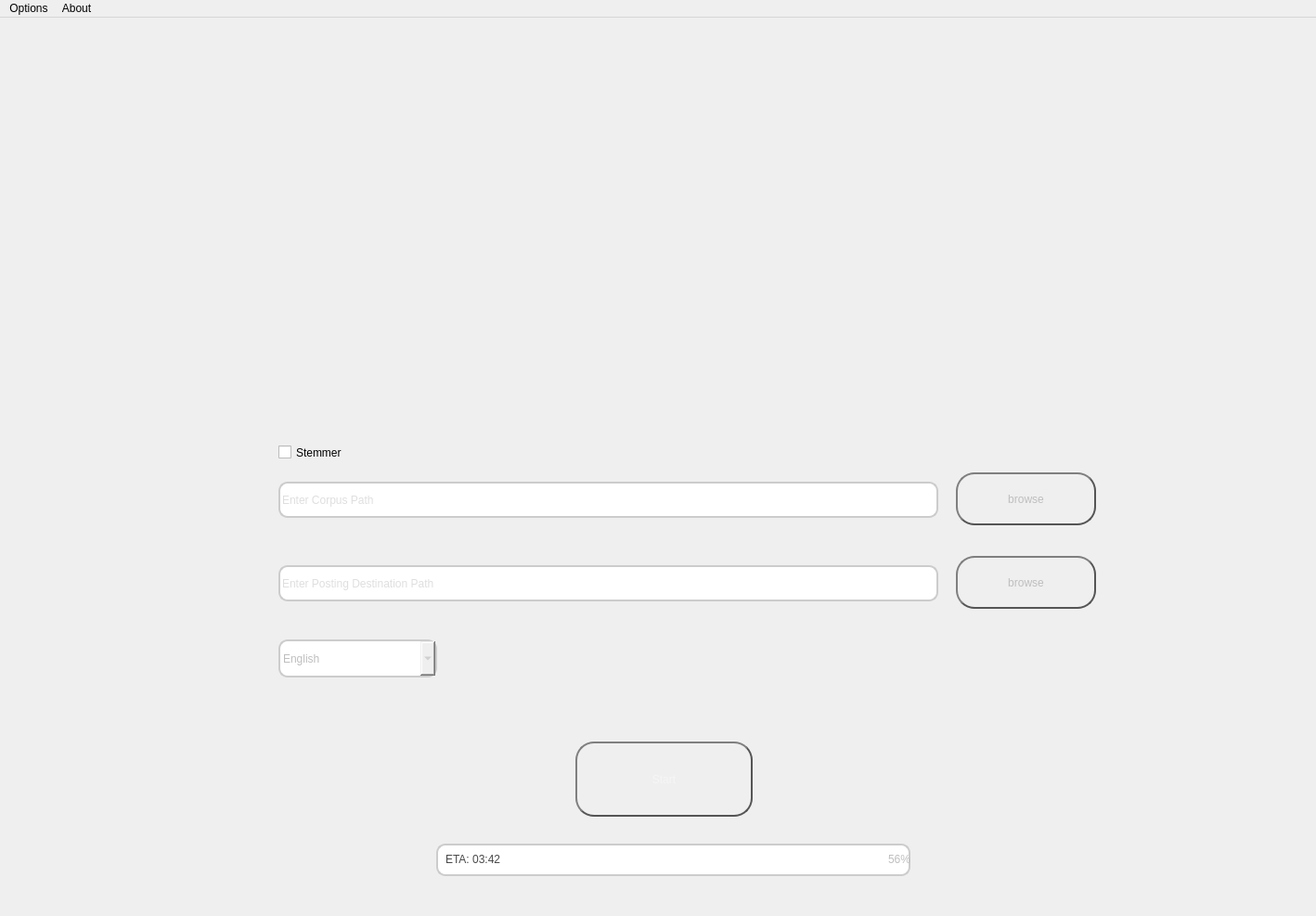
<?xml version="1.0" encoding="UTF-8"?>
<ui version="4.0">
 <class>MainWindow</class>
 <widget class="QMainWindow" name="MainWindow">
  <property name="geometry">
   <rect>
    <x>0</x>
    <y>0</y>
    <width>1418</width>
    <height>987</height>
   </rect>
  </property>
  <property name="windowTitle">
   <string>GoldenCCB</string>
  </property>
  <property name="windowIcon">
   <iconset resource="../../../../../Python35/Lib/site-packages/PyQt5/resources/resource.qrc">
    <normaloff>:/windowIcon/goldenccb_icon_E7q_icon.ico</normaloff>:/windowIcon/goldenccb_icon_E7q_icon.ico</iconset>
  </property>
  <property name="styleSheet">
   <string notr="true">background-image: url(:/back1/intro-bg.jpg);</string>
  </property>
  <widget class="QWidget" name="centralwidget">
   <widget class="QPushButton" name="browse_data_btn">
    <property name="geometry">
     <rect>
      <x>1030</x>
      <y>490</y>
      <width>151</width>
      <height>57</height>
     </rect>
    </property>
    <property name="cursor">
     <cursorShape>PointingHandCursor</cursorShape>
    </property>
    <property name="styleSheet">
     <string notr="true">QPushButton {
    color: #BEBEBE;
    border: 2px solid #555;
    border-radius: 20px;
    border-style: outset;
    background: qradialgradient(
        cx: 0.3, cy: -0.4, fx: 0.3, fy: -0.4,
        radius: 1.35, stop: 0 #F5F5F5, stop: 1 #F5F5F5
        );
    padding: 5px;
    }

QPushButton:hover {
    color: #404040;
    background: qradialgradient(
        cx: 0.3, cy: -0.4, fx: 0.3, fy: -0.4,
        radius: 1.35, stop: 0 #F5F5F5, stop: 1 #F5F5F5
        );
    }

QPushButton:pressed {
    border-style: inset;
    background: qradialgradient(
        cx: 0.4, cy: -0.1, fx: 0.4, fy: -0.1,
        radius: 1.35, stop: 0 #fff, stop: 1 #ddd
        );
    }</string>
    </property>
    <property name="text">
     <string>browse</string>
    </property>
    <property name="icon">
     <iconset resource="../../../../../Python35/Lib/site-packages/PyQt5/resources/resource.qrc">
      <normaloff>:/FolderIcon/iconfinder_icon-101-folder-search_314678.ico</normaloff>:/FolderIcon/iconfinder_icon-101-folder-search_314678.ico</iconset>
    </property>
   </widget>
   <widget class="QPushButton" name="browse_post_dest_btn">
    <property name="geometry">
     <rect>
      <x>1030</x>
      <y>580</y>
      <width>151</width>
      <height>57</height>
     </rect>
    </property>
    <property name="cursor">
     <cursorShape>PointingHandCursor</cursorShape>
    </property>
    <property name="styleSheet">
     <string notr="true">QPushButton {
    color: #BEBEBE;
    border: 2px solid #555;
    border-radius: 20px;
    border-style: outset;
    background: qradialgradient(
        cx: 0.3, cy: -0.4, fx: 0.3, fy: -0.4,
        radius: 1.35, stop: 0 #F5F5F5, stop: 1 #F5F5F5
        );
    padding: 5px;
    }

QPushButton:hover {
    color: #404040;
    background: qradialgradient(
        cx: 0.3, cy: -0.4, fx: 0.3, fy: -0.4,
        radius: 1.35, stop: 0 #F5F5F5, stop: 1 #F5F5F5
        );
    }

QPushButton:pressed {
    border-style: inset;
    background: qradialgradient(
        cx: 0.4, cy: -0.1, fx: 0.4, fy: -0.1,
        radius: 1.35, stop: 0 #fff, stop: 1 #ddd
        );
    }</string>
    </property>
    <property name="text">
     <string>browse</string>
    </property>
    <property name="icon">
     <iconset resource="../../../../../Python35/Lib/site-packages/PyQt5/resources/resource.qrc">
      <normaloff>:/FolderIcon/iconfinder_icon-101-folder-search_314678.ico</normaloff>:/FolderIcon/iconfinder_icon-101-folder-search_314678.ico</iconset>
    </property>
   </widget>
   <widget class="QLineEdit" name="lineEdit_posting_dest_path">
    <property name="geometry">
     <rect>
      <x>300</x>
      <y>590</y>
      <width>711</width>
      <height>39</height>
     </rect>
    </property>
    <property name="styleSheet">
     <string notr="true">QLineEdit {
 color: #BEBEBE; 
border: 2px solid #cccccc;
border-radius: 10px;
 }</string>
    </property>
    <property name="text">
     <string/>
    </property>
    <property name="placeholderText">
     <string>Enter Posting Destination Path</string>
    </property>
    <property name="clearButtonEnabled">
     <bool>true</bool>
    </property>
   </widget>
   <widget class="QLineEdit" name="lineEdit_data_path">
    <property name="geometry">
     <rect>
      <x>300</x>
      <y>500</y>
      <width>711</width>
      <height>39</height>
     </rect>
    </property>
    <property name="styleSheet">
     <string notr="true">QLineEdit {
 color: #BEBEBE; 
border: 2px solid #cccccc;
border-radius: 10px;
 }</string>
    </property>
    <property name="inputMask">
     <string/>
    </property>
    <property name="text">
     <string/>
    </property>
    <property name="placeholderText">
     <string>Enter Corpus Path</string>
    </property>
    <property name="clearButtonEnabled">
     <bool>true</bool>
    </property>
   </widget>
   <widget class="QCheckBox" name="stemmer_checkBox">
    <property name="geometry">
     <rect>
      <x>300</x>
      <y>450</y>
      <width>181</width>
      <height>37</height>
     </rect>
    </property>
    <property name="styleSheet">
     <string notr="true">background-image: url(:/trasparent/transparent.png);
font: 81 8pt &quot;Raleway ExtraBold&quot;;</string>
    </property>
    <property name="text">
     <string>Stemmer</string>
    </property>
   </widget>
   <widget class="QPushButton" name="start_btn">
    <property name="geometry">
     <rect>
      <x>620</x>
      <y>780</y>
      <width>191</width>
      <height>81</height>
     </rect>
    </property>
    <property name="cursor">
     <cursorShape>PointingHandCursor</cursorShape>
    </property>
    <property name="styleSheet">
     <string notr="true">QPushButton {
    color: #F5F5F5;
    border: 2px solid #555;
    border-radius: 20px;
    border-style: outset;
    background: qradialgradient(
        cx: 0.3, cy: -0.4, fx: 0.3, fy: -0.4,
        radius: 1.35, stop: 0 	#68abfd, stop: 1 #157efb
        );
    padding: 5px;
    }

QPushButton:hover {
    background: qradialgradient(
        cx: 0.3, cy: -0.4, fx: 0.3, fy: -0.4,
        radius: 1.35, stop: 0 #cde3fe, stop: 1 #68abfd
        );
    }

QPushButton:pressed {
    border-style: inset;
    background: qradialgradient(
        cx: 0.4, cy: -0.1, fx: 0.4, fy: -0.1,
        radius: 1.35, stop: 0 #fff, stop: 1 #ddd
        );
    }</string>
    </property>
    <property name="text">
     <string>Start</string>
    </property>
   </widget>
   <widget class="QLabel" name="logo_label">
    <property name="geometry">
     <rect>
      <x>230</x>
      <y>20</y>
      <width>1001</width>
      <height>411</height>
     </rect>
    </property>
    <property name="styleSheet">
     <string notr="true">background-image: url(:/logo/white_goldenCCB_logo.png);</string>
    </property>
    <property name="text">
     <string/>
    </property>
   </widget>
   <widget class="QProgressBar" name="progressBar">
    <property name="geometry">
     <rect>
      <x>470</x>
      <y>890</y>
      <width>511</width>
      <height>35</height>
     </rect>
    </property>
    <property name="styleSheet">
     <string notr="true">QProgressBar {
 color: #BEBEBE; 
border: 2px solid #cccccc;
border-radius: 10px;
 }
QProgressBar::chunk {
 background: qlineargradient(x1: 0,
                                y1: 0.5,
                                x2: 0.5,
                                y2: 0.5,
                                stop: 0 #cde3fe,
                                stop: 1  #157efb);
    margin-right: 2px;
border-radius: 10px;
}

</string>
    </property>
    <property name="value">
     <number>56</number>
    </property>
    <property name="alignment">
     <set>Qt::AlignRight|Qt::AlignTrailing|Qt::AlignVCenter</set>
    </property>
    <property name="textDirection">
     <enum>QProgressBar::TopToBottom</enum>
    </property>
   </widget>
   <widget class="QComboBox" name="lang_comboBox">
    <property name="geometry">
     <rect>
      <x>300</x>
      <y>670</y>
      <width>171</width>
      <height>41</height>
     </rect>
    </property>
    <property name="toolTip">
     <string>&lt;html&gt;&lt;head/&gt;&lt;body&gt;&lt;p&gt;&lt;br/&gt;&lt;/p&gt;&lt;/body&gt;&lt;/html&gt;</string>
    </property>
    <property name="styleSheet">
     <string notr="true">QComboBox {

 color: #BEBEBE; 
border: 2px solid #cccccc;
border-radius: 10px;


}


QComboBox::drop-down {
border: 2px solid #cccccc;
border-radius: 10px;
background-image: url(:/back1/icon_in_the_input_box_drop_down_arrow_511486.png);
}

</string>
    </property>
    <property name="editable">
     <bool>false</bool>
    </property>
    <property name="currentText">
     <string>English</string>
    </property>
    <property name="iconSize">
     <size>
      <width>40</width>
      <height>40</height>
     </size>
    </property>
    <item>
     <property name="text">
      <string>English</string>
     </property>
    </item>
    <item>
     <property name="text">
      <string>Hebrew</string>
     </property>
    </item>
    <item>
     <property name="text">
      <string>German</string>
     </property>
    </item>
   </widget>
   <widget class="QLabel" name="time_label">
    <property name="geometry">
     <rect>
      <x>480</x>
      <y>890</y>
      <width>151</width>
      <height>33</height>
     </rect>
    </property>
    <property name="styleSheet">
     <string notr="true">background-image: url(:/trasparent/transparent.png);
color: rgb(72, 72, 72);</string>
    </property>
    <property name="text">
     <string>ETA: 03:42</string>
    </property>
   </widget>
  </widget>
  <widget class="QMenuBar" name="menubar">
   <property name="geometry">
    <rect>
     <x>0</x>
     <y>0</y>
     <width>1418</width>
     <height>47</height>
    </rect>
   </property>
   <widget class="QMenu" name="menuFile">
    <property name="title">
     <string>Options</string>
    </property>
    <addaction name="actionShow_current_dictionary"/>
    <addaction name="actionLoad_dicationary_from_file"/>
    <addaction name="separator"/>
    <addaction name="actionReset_System"/>
   </widget>
   <widget class="QMenu" name="menuAbout">
    <property name="title">
     <string>About</string>
    </property>
    <addaction name="actionFeatures"/>
    <addaction name="actionThe_Team"/>
   </widget>
   <addaction name="menuFile"/>
   <addaction name="menuAbout"/>
  </widget>
  <action name="actionShow_current_dictionary">
   <property name="icon">
    <iconset resource="../../../../../Python35/Lib/site-packages/PyQt5/resources/resource.qrc">
     <normaloff>:/show_dic/iconfinder_note_1296370.ico</normaloff>:/show_dic/iconfinder_note_1296370.ico</iconset>
   </property>
   <property name="text">
    <string>Show current dictionary</string>
   </property>
  </action>
  <action name="actionLoad_dicationary_from_file">
   <property name="icon">
    <iconset resource="../../../../../Python35/Lib/site-packages/PyQt5/resources/resource.qrc">
     <normaloff>:/load_dic/iconfinder_9_330409.ico</normaloff>:/load_dic/iconfinder_9_330409.ico</iconset>
   </property>
   <property name="text">
    <string>Load dicationary from file</string>
   </property>
  </action>
  <action name="actionReset_System">
   <property name="icon">
    <iconset resource="../../../../../Python35/Lib/site-packages/PyQt5/resources/resource.qrc">
     <normaloff>:/reset_ico/iconfinder_close_1282956.ico</normaloff>:/reset_ico/iconfinder_close_1282956.ico</iconset>
   </property>
   <property name="text">
    <string>Reset System</string>
   </property>
  </action>
  <action name="actionFeatures">
   <property name="icon">
    <iconset resource="../../../../../Python35/Lib/site-packages/PyQt5/resources/resource.qrc">
     <normaloff>:/features_icon/iconfinder_star_1054969.ico</normaloff>:/features_icon/iconfinder_star_1054969.ico</iconset>
   </property>
   <property name="text">
    <string>Features</string>
   </property>
  </action>
  <action name="actionThe_Team">
   <property name="icon">
    <iconset resource="../../../../../Python35/Lib/site-packages/PyQt5/resources/resource.qrc">
     <normaloff>:/team_icon/iconfinder_ramen_3377055.ico</normaloff>:/team_icon/iconfinder_ramen_3377055.ico</iconset>
   </property>
   <property name="text">
    <string>The Team</string>
   </property>
  </action>
 </widget>
 <resources>
  <include location="../../../../../Python35/Lib/site-packages/PyQt5/resources/resource.qrc"/>
 </resources>
 <connections>
  <connection>
   <sender>browse_data_btn</sender>
   <signal>pressed()</signal>
   <receiver>lineEdit_data_path</receiver>
   <slot>paste()</slot>
   <hints>
    <hint type="sourcelabel">
     <x>1075</x>
     <y>565</y>
    </hint>
    <hint type="destinationlabel">
     <x>625</x>
     <y>566</y>
    </hint>
   </hints>
  </connection>
  <connection>
   <sender>browse_post_dest_btn</sender>
   <signal>pressed()</signal>
   <receiver>lineEdit_posting_dest_path</receiver>
   <slot>paste()</slot>
   <hints>
    <hint type="sourcelabel">
     <x>1075</x>
     <y>655</y>
    </hint>
    <hint type="destinationlabel">
     <x>625</x>
     <y>656</y>
    </hint>
   </hints>
  </connection>
 </connections>
</ui>
